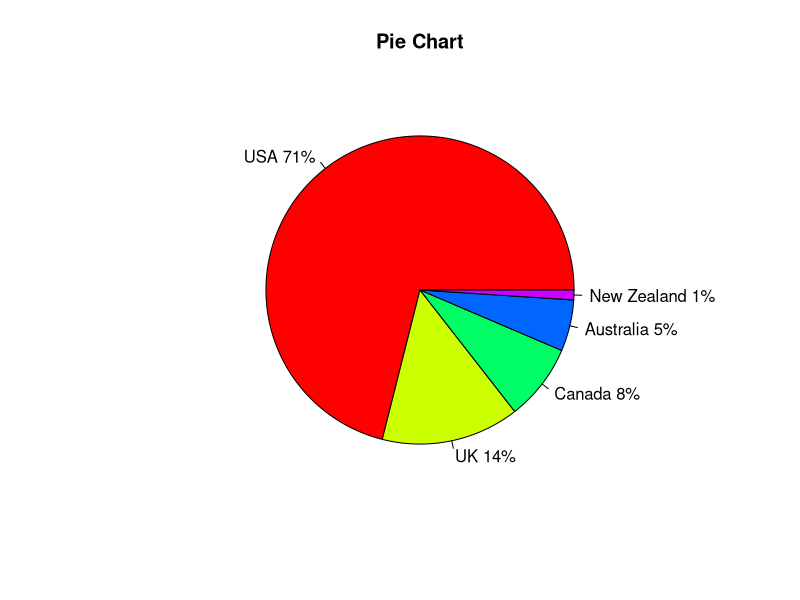

Recreate this plot in R.
slices = c(326766748, 66573504, 36953765, 24772247,  4749598 )
lbls  = c("USA", "UK", "Canada", "Australia", "New Zealand")
pct = round(slices/sum(slices)*100)
lbls = paste(lbls, pct) # add percents to labels 
lbls = paste(lbls,"%",sep="") # ad % to labels 
pie(slices,labels = lbls, col=rainbow(length(lbls)),
  	 main="Pie Chart")
